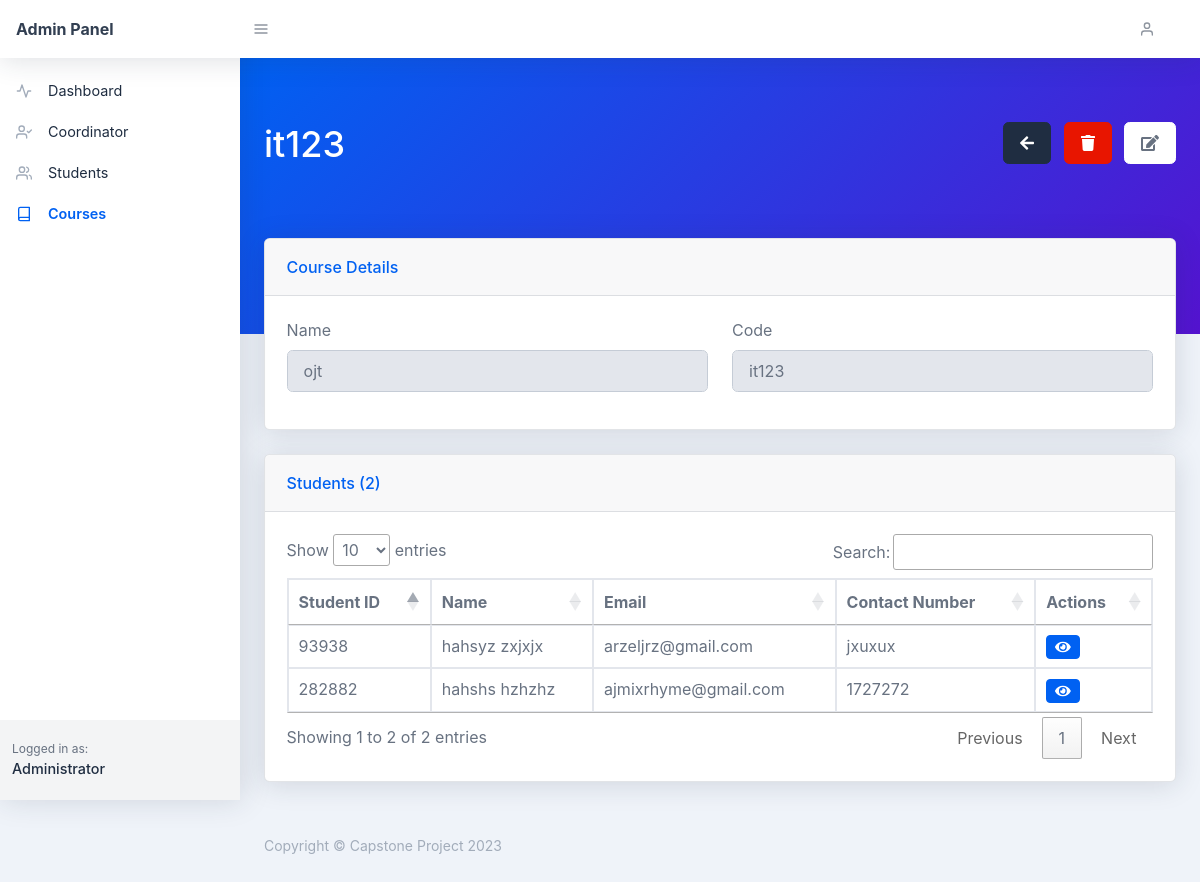
Page /admin/course.php?course_id=2 (signed in) on the committed database.
### tables this page shows
CREATE TABLE `tbl_course` (
  `course_id` int(11) NOT NULL,
  `course_code` text NOT NULL,
  `course_name` text NOT NULL
);

CREATE TABLE `tbl_student` (
  `student_id` int(11) NOT NULL,
  `student_id_number` text NOT NULL,
  `first_name` text NOT NULL,
  `last_name` text NOT NULL,
  `course_id` int(11) NOT NULL,
  `contact_number` text NOT NULL,
  `address` text NOT NULL,
  `school_year` text NOT NULL,
  `organization_id` int(11) NOT NULL,
  `start_date` text NOT NULL,
  `required_hours` text NOT NULL,
  `isVerified` text NOT NULL
);

CREATE TABLE `tbl_user` (
  `user_id` int(11) NOT NULL,
  `user_email` text NOT NULL,
  `user_password` text NOT NULL,
  `user_status` text NOT NULL,
  `user_role` text NOT NULL,
  `created_at` timestamp NOT NULL DEFAULT current_timestamp() ON UPDATE current_timestamp(),
  `isVerified` text NOT NULL
);

### classes/AutoLoader.php (called while the page is built, shortened)
<?php
function myAutoLoader($className) {
    $url = $_SERVER['HTTP_HOST'].$_SERVER['REQUEST_URI'];
    if (strpos($url, 'classes') !== false) {
        $path = '../../classes/';
    } else {
        $path = '../classes/';
    }
    $extension = '.class.php';
}

### config/Database.class.php (called while the page is built, shortened)
<?php
class Database
{
    protected $hostname = "localhost";
    protected $username = "root";
    protected $password = "arzelzolina10";
    protected $database = "ojt_rms_system";
    public function __construct()
    {
        try {
            $this->connection = new PDO("mysql:host=$this->hostname;dbname=$this->database", $this->username, $this->password);
        } catch (PDOException $e) {
            echo "Connection failed: " . $e->getMessage();
        }
    }
}

### admin/init.php (called while the page is built, shortened)
<?php
require_once('../classes/AutoLoader.php');
$get_student = new Student();
$get_course = new Course();

### classes/Course.class.php (called while the page is built, shortened)
<?php
require_once('../config/Database.class.php');
class Course extends Database{
    public function getCourse($id){
        $sql = "SELECT * FROM tbl_course WHERE course_id = ?";
        $stmt = $this->connection->prepare($sql);
        $stmt->execute([$id]);
        $result = $stmt->fetch();
        return $result;
    }
}

### classes/Student.class.php (called while the page is built, shortened)
<?php
require_once('../config/Database.class.php');
class Student extends Database{
    public function getStudent($id){
        $sql = "SELECT * FROM tbl_student INNER JOIN tbl_user ON tbl_student.student_id = tbl_user.user_id INNER JOIN tbl_course ON tbl_student.course_id = tbl_course.course_id INNER JOIN tbl_organization ON tbl_student.organization_id = tbl_organization.organization_id WHERE tbl_student.student_id = ?";
        $stmt = $this->connection->prepare($sql);
        $stmt->execute([$id]);
        $result = $stmt->fetch();
        return $result;
    }
    public function getStudentsByCourse($course_id){
        $sql = "SELECT * FROM tbl_student WHERE course_id = ?";
        $stmt = $this->connection->prepare($sql);
        $stmt->execute([$course_id]);
        $result = $stmt->fetchAll();
        return $result;
    }
}

### admin/course.php (the view, shortened to what this page needs)
<?php
require_once('init.php');
$course_id = $_GET['course_id'];
$course = $get_course->getCourse($course_id);
$students = $get_student->getStudentsByCourse($course_id);
?>
<?php require_once('components/header.php'); ?>
<?php require_once('components/sidebar.php'); ?>
<div id="layoutSidenav_content">
    <main>
        <div class="page-header pb-10 page-header-dark bg-gradient-primary-to-secondary">
            <div class="container-fluid">
                <div class="page-header-content">
                    <h1 class="page-header-title d-inline-block">
                        <span>
                            <?= $course['course_code']; ?>
                        </span>
                    </h1>
                    <div class="float-right">
                        <a class="btn btn-dark btn-icon-split ml-2" href="courses.php">
                            <span class="icon text-white-600">
                                <i class="fas fa-arrow-left"></i>
                            </span>
                        </a>
                        <a class="btn btn-danger btn-icon-split ml-2" href="javascript:void(0);" data-toggle="modal"
                            data-target="#deletecourseModal">
                            <span class="icon text-white-600">
                                <i class="fas fa-trash"></i>
                            </span>
                        </a>
                        <a class="btn btn-white btn-icon-split ml-2" href="javascript:void(0);" data-toggle="modal"
                            data-target="#editcourseModal">
                            <span class="icon text-gray-600">
                                <i class="fas fa-edit"></i>
                            </span>
                        </a>
                    </div>
                </div>
            </div>
        </div>
        <div class="container-fluid mt-n10">
            <div class="card mb-4">
                <div class="card-header">
                    Course Details
                </div>
                <div class="card-body">
                    <div class="row">
                        <div class="col-md-6">
                            <div class="form-group">
                                <label for="course_name">Name</label>
                                <input type="text" class="form-control" id="course_name" name="course_name"
                                    value="<?= $course['course_name']; ?>" disabled>
                            </div>
                        </div>
                        <div class="col-md-6">
                            <div class="form-group">
                                <label for="course_code">Code</label>
                                <input type="text" class="form-control" id="course_code" name="course_code"
                                    value="<?= $course['course_code']; ?>" disabled>
                            </div>
                        </div>
                    </div>
                </div>
            </div>
            <div class="card mb-4">
                <div class="card-header">
                    Students (<?= count($students); ?>)
                </div>
                <div class="card-body">
                    <div class="table-responsive">
                        <table class="table table-bordered table-hover" id="dataTable" width="100%" cellspacing="0">
                            <thead>
                                <tr>
                                    <th>Student ID</th>
                                    <th>Name</th>
                                    <th>Email</th>
                                    <th>Contact Number</th>
                                    <th>Actions</th>
                                </tr>
                            </thead>
                            <tbody>
                                <?php foreach($students as $student): ?>
                                <tr>
                                    <td><?= $student['student_id_number']; ?></td>
                                    <td><?= $student['first_name'] . ' ' . $student['last_name']; ?></td>
                                    <td><?= $get_student->getStudent($student['student_id'])['user_email']; ?></td>
                                    <td><?= $student['contact_number']; ?></td>
                                    <td>
                                        <a class="btn btn-primary btn-sm" target="_blank"
                                            href="student.php?student_id=<?= $student['student_id']; ?>">
                                            <i class="fas fa-eye"></i>
                                        </a>
                                    </td>
                                </tr>
                                <?php endforeach; ?>
                            </tbody>
                        </table>
                    </div>
                </div>
            </div>
        </div>
    </main>
    <?php require_once('components/footer.php'); ?>

### rows in the picture
tbl_course: course_code "it123", course_name "ojt"
tbl_student: student_id_number "93938", first_name "hahsyz", last_name "zxjxjx", student_id.user_email "arzeljrz@gmail.com", contact_number "jxuxux"
tbl_student: student_id_number "282882", first_name "hahshs", last_name "hzhzhz", student_id.user_email "ajmixrhyme@gmail.com", contact_number "1727272"

### other values in the picture
count($students) "2"
